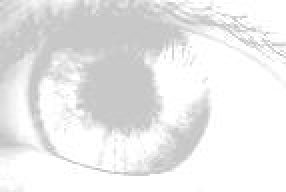
#> input picture Images/eye2.jpg, 143 x 96 px, found by its file name (shown 2 times larger)
$ python global_thresh.py
#> lines starting #> are read from the running program, lines starting #| are printed output that depends on the picture; after the words box and inside, x2 and y2 are one past the last pixel; in counts of white or black regions, pixels touching at a corner belong together
# -*- coding: utf-8 -*-

import cv2
import matplotlib.pyplot as plt
import numpy as np

path="C:/Users/Danish/Desktop/DIVP/Images/eye2.jpg"
img = cv2.imread(path,0)
#> img is the input picture: shape (96, 143); min 182, max 255, mean 233.8
plt.hist(img.ravel(),256,[0,256])
plt.show()
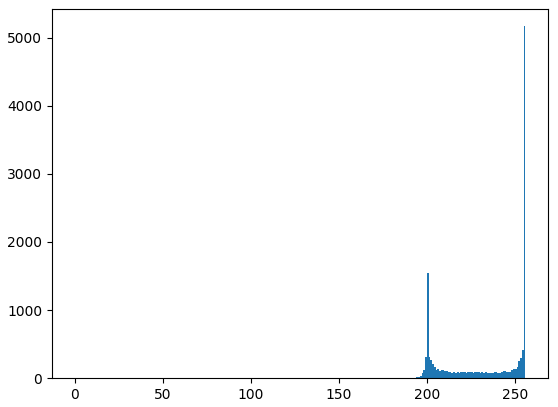
#> figure drawn by matplotlib, 1 panel; tallest bar 5167 high, from x = 255 to 256

# applying different thresholding
# techniques on the input image
# all pixels value above 250 will
# be set to 255
ret, thresh1 = cv2.threshold(img, 250, 255, cv2.THRESH_BINARY)
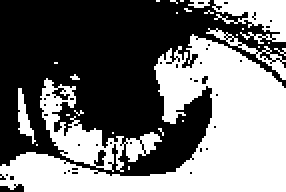
#> thresh1: shape (96, 143) (shown 2 times larger); 45.8% white; 26 white regions (20 under 20 px), largest, box (x1, y1, x2, y2) and area: (0, 17, 143, 96) 4608, (20, 39, 81, 86) 857, (106, 0, 143, 22) 465, (103, 14, 143, 40) 164, (9, 44, 18, 72) 106, (94, 0, 105, 4) 30
ret, thresh2 = cv2.threshold(img, 250, 255, cv2.THRESH_BINARY_INV)

row, column = img.shape
#> row = 96; column = 143
img1 = np.zeros((row,column))

for i in range(row):
    for j in range(column):
        if img[i, j] >= 250:
            img1[i, j] = 255
        else:
            img1[i,j] = 0
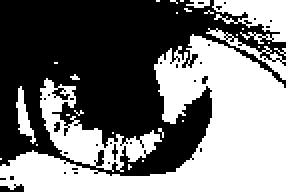
#> img1: shape (96, 143) float64 (shown 2 times larger); 46.9% white; 28 white regions (22 under 20 px), largest, box (x1, y1, x2, y2) and area: (0, 17, 143, 96) 4650, (20, 39, 81, 86) 914, (106, 0, 143, 22) 477, (103, 14, 143, 40) 176, (8, 43, 18, 72) 117, (93, 0, 105, 4) 32


cv2.imshow('Input Image', img)
cv2.imshow('Inbuilt Binary Thresholded', thresh1)
cv2.imshow('Binary Thresholded', img1)
cv2.imshow('Binary Threshold Inverted', thresh2)


cv2.waitKey(0)
cv2.destroyAllWindows()
